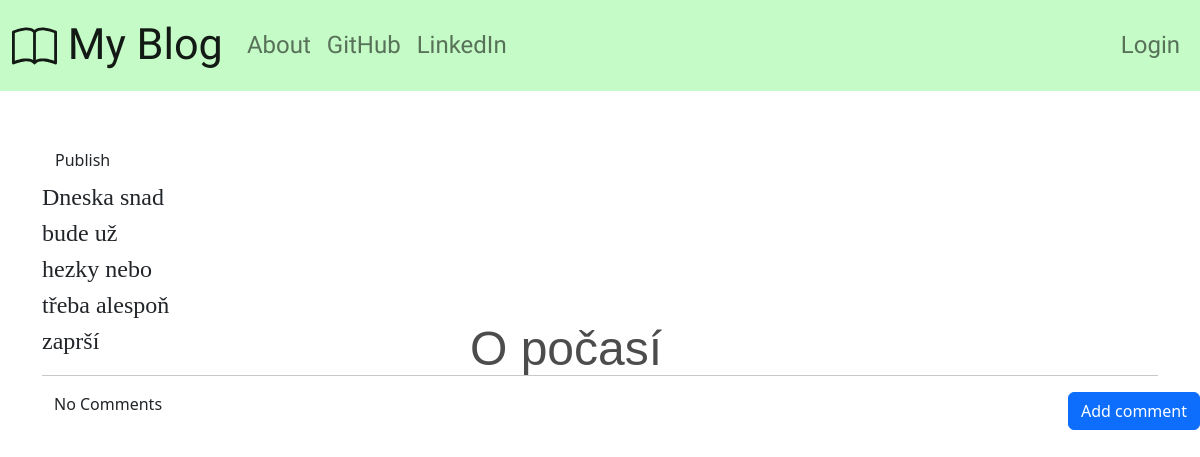
The app's page /post/4/ with its own data.
### blog_app/models.py (models this page shows, shortened)
class Post(models.Model):
    author      = models.ForeignKey('auth.User', on_delete=models.CASCADE)
    title       = models.CharField(max_length = 200)
    text        = models.TextField()
    create_date = models.DateTimeField(default = timezone.now)
    published_date = models.DateTimeField(blank = True, null = True)

### blog_app/views.py (the view)
# urls.py: path('post/<int:pk>/', views.PostDetailView.as_view(), name = 'post_detail'),
class PostDetailView(DetailView):
    model = Post

### blog_app/templates/blog_app/post_detail.html (shortened to what this page needs)
{% extends "blog_app/base.html" %}
{% block content %}
  <h1 class="posttitle loader">{{post.title}}</h1>
  {% if post.published_date %}
    <div class="date postdate">
    </div>
  {% else %}
    <a class="btn btn-default" href="{% url 'post_publish' pk=post.pk %}">Publish</a>
  {% endif %}
  <p class="postcontent">{{ post.text|safe|linebreaksbr }}</p>
  <hr>
  <a class="btn btn-primary btn-comment" href="{% url 'add_comment_to_post' pk=post.pk %}">Add comment</a>
  <div class="container">
    {% for comment in post.comments.all %}
      <br>
      {% if user.is_authenticated or comment.approved_comment %}
        {{comment.create_date}}
        {% if not comment.approved_comment %}
          <a class="btn btn-default" href="{% url 'comment_remove' pk=comment.pk %}">
            <span class="glyphicon glyphicon-remove"></span>
          </a>
          <a class="btn btn-primary" href="{% url 'comment_approve' pk=comment.pk %}">
            <span class="glyphicon glyphicon-ok"></span>
          </a>
        {% endif %}
        <p>{{comment.text|safe|linebreaks}}</p>
        <p>Posted By: {{comment.author}}</p>
      {% endif %}
      {% empty %}
      <p>No Comments</p>
    {% endfor %}
  </div>
{% endblock %}

### blog_app/static/css/blog.css (style rules this page uses)
h1 { font-family: Oak,sans-serif; color: rgba(0,0,0,0.7); position:relative; top:calc(50% - 80px); left:calc(50% - 130px); }
.loader { position:fixed; filter:hue-rotate(0deg); color:linear-gradient(45deg,#0f8,#08f); animation:hue 10000ms infinite linear; }
.posttitle { font-family: 'Russo one', sans-serif; font-size: 3em; text-align: center; }
.postcontent { font-family: 'Montserrat'; font-size: 1.5em; }
.btn-comment { position: absolute; right: 0px; }

### records on screen
Post: title "O počasí", text "Dneska snad bude už hezky nebo třeba alespoň zaprší"
